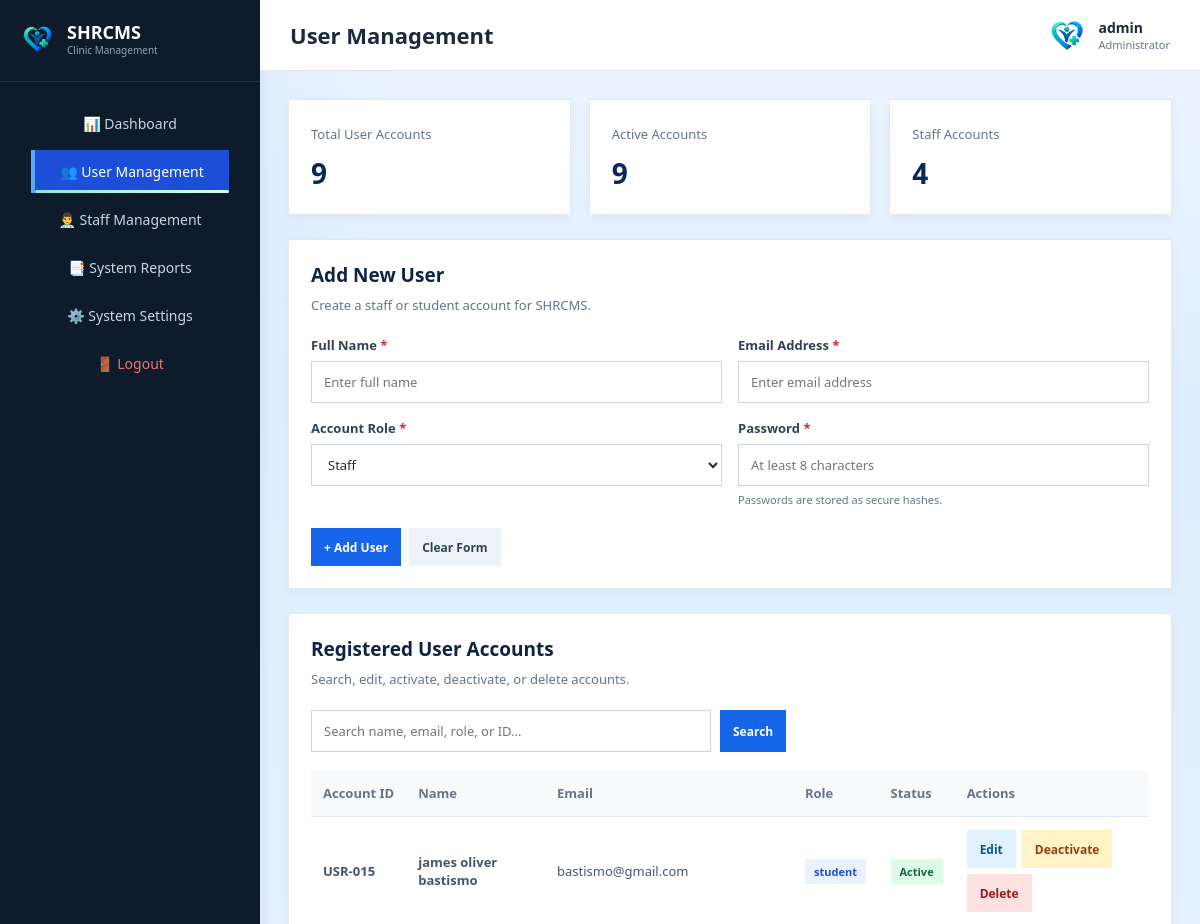
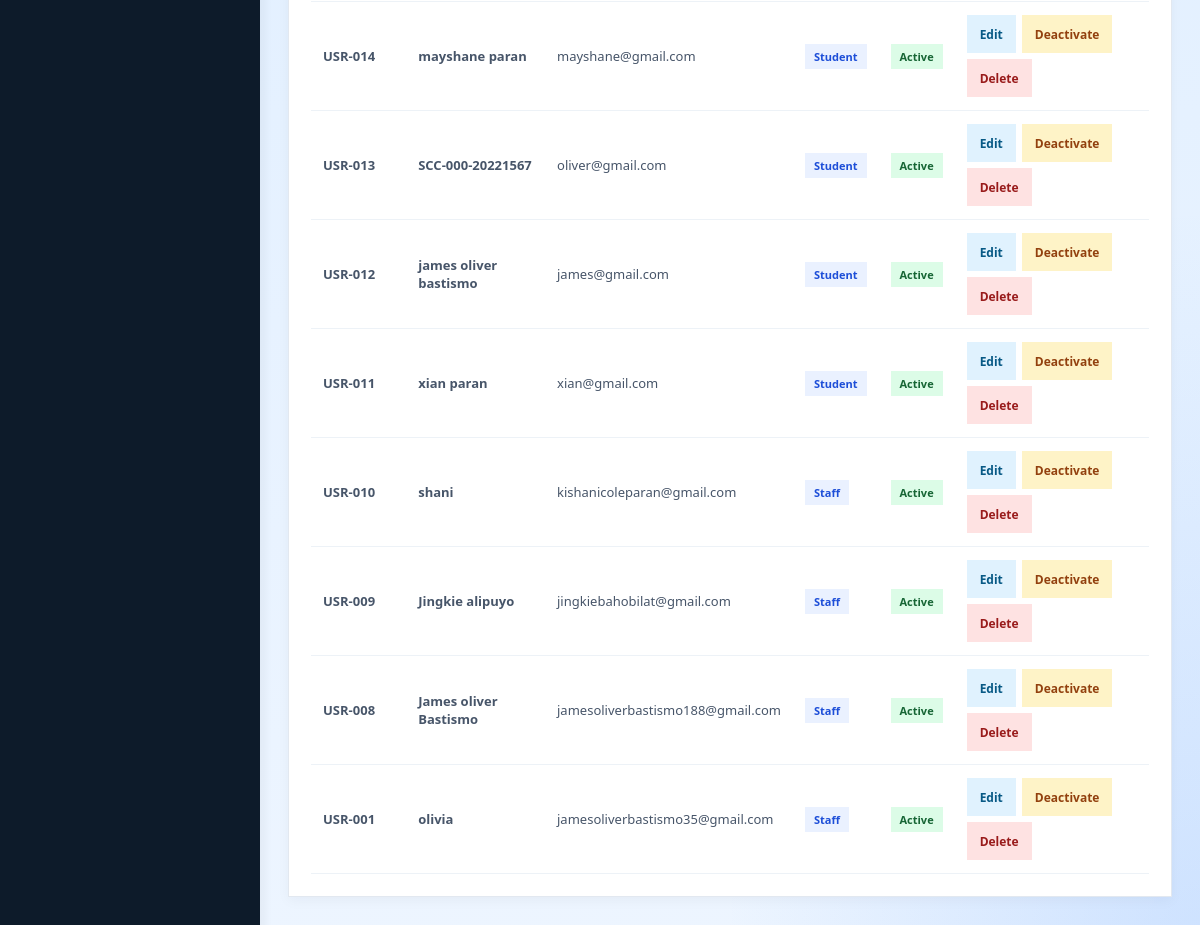
/php/user_management.php (signed in), run on the app's committed database (2 pictures, top to bottom).
### tables this page shows
CREATE TABLE `users` (
  `id` int(11) NOT NULL,
  `name` varchar(100) NOT NULL,
  `email` varchar(100) NOT NULL,
  `role` varchar(50) DEFAULT 'User',
  `password` varchar(255) NOT NULL,
  `status` varchar(20) DEFAULT 'Active',
  `created_at` timestamp NOT NULL DEFAULT current_timestamp(),
  `student_id_no` varchar(50) DEFAULT NULL
);

### php/user_management.php (the view, shortened to what this page needs)
<?php
require_once 'db.php';
$conn->set_charset('utf8mb4');
function e($value): string
{
    return htmlspecialchars((string)($value ?? ''), ENT_QUOTES, 'UTF-8');
}
$search = trim($_GET['search'] ?? '');
$editingUser = null;
$sql = 'SELECT id, name, email, role, status FROM users';
$sql .= ' ORDER BY id DESC';
$stmt = $conn->prepare($sql);
$stmt->execute();
$userResult = $stmt->get_result();
$userList = [];
while ($row = $userResult->fetch_assoc()) {
    $userList[] = $row;
}
$totalUsers = (int)($conn->query(
    'SELECT COUNT(*) AS total FROM users'
)->fetch_assoc()['total'] ?? 0);
$activeUsers = (int)($conn->query(
    "SELECT COUNT(*) AS total FROM users WHERE status = 'Active'"
)->fetch_assoc()['total'] ?? 0);
$staffUsers = (int)($conn->query(
    "SELECT COUNT(*) AS total FROM users WHERE role = 'Staff'"
)->fetch_assoc()['total'] ?? 0);
?>
<!DOCTYPE html>
<html lang="en">
<head>
    <link rel="stylesheet" href="../css/style.css">
</head>
<body class="admin-dashboard-body">
<aside class="admin-sidebar">
    <div class="admin-sidebar-brand">
        <img src="../image/logo2.png" alt="SHRCMS Logo">
        <div>
            <h3>SHRCMS</h3>
            <p>Clinic Management</p>
        </div>
    </div>
    <nav>
        <a href="admin_dashboard.php">📊 Dashboard</a>
        <a href="user_management.php" class="active">👥 User Management</a>
        <a href="staff_management.php">👨‍⚕️ Staff Management</a>
        <a href="system_reports.php">📑 System Reports</a>
        <a href="system_settings.php">⚙️ System Settings</a>
        <a href="logout.php" class="logout-link">🚪 Logout</a>
    </nav>
</aside>
<main class="admin-main-content">
    <header class="admin-header-bar">
        <h2>User Management</h2>
        <div class="admin-profile-info">
            <img src="../image/logo2.png" alt="Administrator">
            <div class="admin-profile-text">
                <h4><?= e($_SESSION['admin_username'] ?? 'Administrator') ?></h4>
                <p>Administrator</p>
            </div>
        </div>
    </header>
    <div class="um-content">
        <div class="um-cards">
            <div class="um-card">
                <span>Total User Accounts</span>
                <strong><?= number_format($totalUsers) ?></strong>
            </div>
            <div class="um-card">
                <span>Active Accounts</span>
                <strong><?= number_format($activeUsers) ?></strong>
            </div>
            <div class="um-card">
                <span>Staff Accounts</span>
                <strong><?= number_format($staffUsers) ?></strong>
            </div>
        </div>
        <section class="um-panel" id="user-form">
            <h2 class="um-heading">
                <?= $editingUser ? 'Edit User Account' : 'Add New User' ?>
            </h2>
            <p class="um-subtitle">
                <?= $editingUser
                    ? 'Update the account details below. Leave the password blank to keep the current password.'
                    : 'Create a staff or student account for SHRCMS.' ?>
            </p>
            <form action="user_management.php" method="POST">
                <div class="um-form">
                    <div class="um-field">
                        <label for="name">Full Name <span class="um-required">*</span></label>
                        <input
                            type="text"
                            id="name"
                            name="name"
                            maxlength="100"
                            required
                            placeholder="Enter full name"
                            value="<?= e($editingUser['name'] ?? '') ?>"
                        >
                    </div>
                    <div class="um-field">
                        <label for="email">Email Address <span class="um-required">*</span></label>
                        <input
                            type="email"
                            id="email"
                            name="email"
                            maxlength="255"
                            required
                            placeholder="Enter email address"
                            value="<?= e($editingUser['email'] ?? '') ?>"
                        >
                    </div>
                    <div class="um-field">
                        <label for="role">Account Role <span class="um-required">*</span></label>
                        <select id="role" name="role" required>
                            <option value="Staff"
                                <?= ($editingUser['role'] ?? '') === 'Staff' ? 'selected' : '' ?>>
                                Staff
                            </option>
                        </select>
                    </div>
                    <div class="um-field">
                        <label for="password">
                            <?= $editingUser ? 'New Password (Optional)' : 'Password' ?>
                            <?php if (!$editingUser): ?>
                                <span class="um-required">*</span>
                            <?php endif; ?>
                        </label>
                        <input
                            type="password"
                            id="password"
                            name="password"
                            minlength="8"
                            <?= $editingUser ? '' : 'required' ?>
                            autocomplete="new-password"
                            placeholder="<?= $editingUser ? 'Leave blank to keep current password' : 'At least 8 characters' ?>"
                        >
                        <small class="um-help">
                            Passwords are stored as secure hashes.
                        </small>
                    </div>
                </div>
                <div class="um-actions">
                    <button class="um-btn um-primary" type="submit">
                        <?= $editingUser ? 'Save Changes' : '+ Add User' ?>
                    </button>
                    <?php if ($editingUser): ?>
                        <a class="um-btn um-light" href="user_management.php">
                            Cancel Edit
                        </a>
                    <?php else: ?>
                        <button class="um-btn um-light" type="reset">
                            Clear Form
                        </button>
                    <?php endif; ?>
                </div>
            </form>
        </section>
        <section class="um-panel">
            <h2 class="um-heading">Registered User Accounts</h2>
            <p class="um-subtitle">Search, edit, activate, deactivate, or delete accounts.</p>
            <form class="um-search" method="GET" action="user_management.php">
                <input
                    type="search"
                    name="search"
                    value="<?= e($search) ?>"
                    placeholder="Search name, email, role, or ID..."
                    aria-label="Search user accounts"
                >
                <button class="um-btn um-primary" type="submit">Search</button>
            </form>
            <div class="um-table-wrap">
                <table class="um-table">
                    <thead>
                    <tr>
                        <th>Account ID</th>
                        <th>Name</th>
                        <th>Email</th>
                        <th>Role</th>
                        <th>Status</th>
                        <th>Actions</th>
                    </tr>
                    </thead>
                    <tbody>
                    <?php if ($userList): ?>
                        <?php foreach ($userList as $user): ?>
                            <?php
                            $isActive = ($user['status'] ?? '') === 'Active';
                            ?>
                            <tr>
                                <td>
                                    <strong>USR-<?= str_pad((string)$user['id'], 3, '0', STR_PAD_LEFT) ?></strong>
                                </td>
                                <td class="um-user-name"><?= e($user['name']) ?></td>
                                <td><?= e($user['email']) ?></td>
                                <td>
                                    <span class="um-badge um-role">
                                        <?= e($user['role']) ?>
                                    </span>
                                </td>
                                <td>
                                    <span class="um-badge <?= $isActive ? 'um-active' : 'um-inactive' ?>">
                                        <?= e($user['status'] ?? 'Unknown') ?>
                                    </span>
                                </td>
                                <td>
                                    <div class="um-row-actions">
                                        <a
                                            class="um-btn um-edit"
                                            href="user_management.php?edit=<?= (int)$user['id'] ?>#user-form"
                                        >Edit</a>
                                        <form method="POST" action="user_management.php">
                                            <button class="um-btn um-toggle" type="submit">
                                                <?= $isActive ? 'Deactivate' : 'Activate' ?>
                                            </button>
                                        </form>
                                        <form
                                            method="POST"
                                            action="user_management.php"
                                            onsubmit="return confirm('Permanently delete this account? This cannot be undone.');"
                                        >
                                            <button class="um-btn um-delete" type="submit">
                                                Delete
                                            </button>
                                        </form>
                                    </div>
                                </td>
                            </tr>
                        <?php endforeach; ?>
                    <?php endif; ?>
                    </tbody>
                </table>
            </div>
        </section>
    </div>
</main>
</body>
</html>

### css/style.css (style rules this page uses)
:root { --emerald-900: #081b2d; --emerald-800: #102f4f; --emerald-700: #1b4b87; --emerald-600: #2d6fe8; --emerald-500: #66b2ff; --emerald-100: #edf7ff; --emerald-50: #f7fbff; --tea-100: #dfeeff; --mint-100: #d9eeff; --white: #ffffff; --soft: #eef7ff; --text: #213f67; --muted: #5c7390; --shadow: 0 28px 70px rgba(7, 18, 32, 0.18); }
* { margin: 0; padding: 0; box-sizing: border-box; }
html { scroll-behavior: smooth; }
body { font-family: Arial, Helvetica, sans-serif; background: radial-gradient(ellipse at top left, rgba(120, 185, 255, 0.24), transparent 24%), radial-gradient(ellipse at bottom right, rgba(64, 140, 255, 0.18), transparent 28%), linear-gradient(180deg, #edf5ff 0%, #dfeeff 22%, #edf5ff 100%); color: var(--emerald-900); }
img { max-width: 100%; display: block; }
a { text-decoration: none; }
nav { display: flex; align-items: center; gap: 34px; }
nav a { position: relative; text-decoration: none; color: rgba(240, 255, 252, 0.82); font-size: 13px; font-weight: 700; padding: 10px 0; transition: color 0.2s ease; }
nav a:hover, nav a.active { color: #8DE8D4; }
nav a.active::after { content: ""; position: absolute; left: 0; bottom: 0; width: 100%; height: 3px; background: linear-gradient(90deg, #8DE8D4, #D8FFF5); border-radius: 10px; }
* { box-sizing: border-box; margin: 0; padding: 0; font-family: 'Segoe UI', Tahoma, Geneva, Verdana, sans-serif; }
body.admin-dashboard-body { margin: 0; padding: 0; font-family: 'Segoe UI', Tahoma, Geneva, Verdana, sans-serif; background-color: #f4f6f9; display: flex; height: 100vh; overflow: hidden; }
.admin-sidebar { width: 260px; background-color: #0d1b2a; color: #ffffff; display: flex; flex-direction: column; padding: 20px 0; box-shadow: 4px 0 10px rgba(0, 0, 0, 0.05); }
.admin-sidebar-brand { display: flex; align-items: center; gap: 12px; padding: 0 20px 25px 20px; border-bottom: 1px solid rgba(255, 255, 255, 0.1); }
.admin-sidebar-brand img { width: 35px; height: 35px; object-fit: contain; }
.admin-sidebar-brand h3 { font-size: 18px; font-weight: 700; margin: 0; color: #ffffff; }
.admin-sidebar-brand p { font-size: 10px; color: #94a3b8; margin: 0; line-height: 1.2; }
.admin-sidebar nav { margin-top: 20px; display: flex; flex-direction: column; gap: 5px; }
.admin-sidebar nav a { display: flex; align-items: center; gap: 15px; padding: 12px 25px; color: #cbd5e1; text-decoration: none; font-size: 14px; font-weight: 500; transition: all 0.2s ease; }
.admin-sidebar nav a:hover, .admin-sidebar nav a.active { background-color: #1d4ed8; color: #ffffff; border-left: 4px solid #60a5fa; }
.admin-sidebar nav a.logout-link { margin-top: auto; color: #f87171; }
.admin-main-content { flex: 1; display: flex; flex-direction: column; overflow-y: auto; }
.admin-header-bar { background-color: #ffffff; padding: 15px 30px; display: flex; justify-content: space-between; align-items: center; border-bottom: 1px solid #e2e8f0; }
.admin-header-bar h2 { font-size: 22px; color: #1e293b; margin: 0; font-weight: 700; }
.admin-profile-info { display: flex; align-items: center; gap: 12px; }
.admin-profile-info img { width: 40px; height: 40px; border-radius: 50%; object-fit: cover; }
.admin-profile-text h4 { font-size: 14px; color: #1e293b; margin: 0; font-weight: 600; }
.admin-profile-text p { font-size: 11px; color: #64748b; margin: 0; }

### data on the page
users: id "015", name "james oliver bastismo", email "bastismo@gmail.com", role "student", status "Active", shows "Deactivate"
users: id "014", name "mayshane paran", email "mayshane@gmail.com", role "Student", status "Active", shows "Deactivate"
users: id "013", name "SCC-000-20221567", email "oliver@gmail.com", role "Student", status "Active", shows "Deactivate"
users: id "012", name "james oliver bastismo", email "james@gmail.com", role "Student", status "Active", shows "Deactivate"
users: id "011", name "xian paran", email "xian@gmail.com", role "Student", status "Active", shows "Deactivate"
users: id "010", name "shani", email "kishanicoleparan@gmail.com", role "Staff", status "Active", shows "Deactivate"
users: id "009", name "Jingkie alipuyo", email "jingkiebahobilat@gmail.com", role "Staff", status "Active", shows "Deactivate"
users: id "008", name "James oliver Bastismo", email "jamesoliverbastismo188@gmail.com", role "Staff", status "Active", shows "Deactivate"
users: id "001", name "olivia", email "jamesoliverbastismo35@gmail.com", role "Staff", status "Active", shows "Deactivate"

### other printed values
$_SESSION['admin_username'] "admin"
$totalUsers "9"
$activeUsers "9"
$staffUsers "4"
